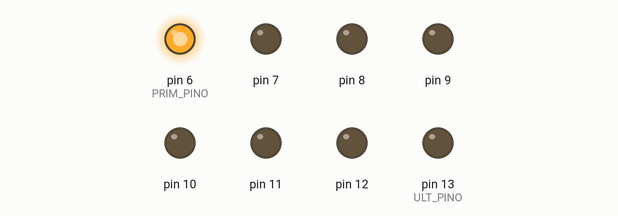
Bench run of a sketch on a simulated Arduino Uno, built with avr-gcc and run on an emulated ATmega328P. On the bench: output pins drawn as LEDs (lit = HIGH).

Above: at 0.1 s.
At 0.5 s:
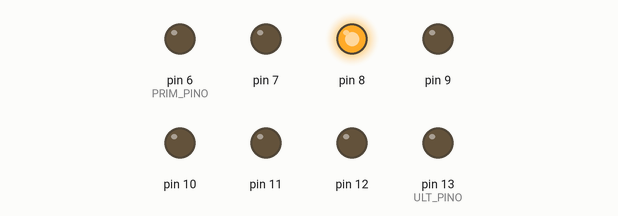
At 0.9 s:
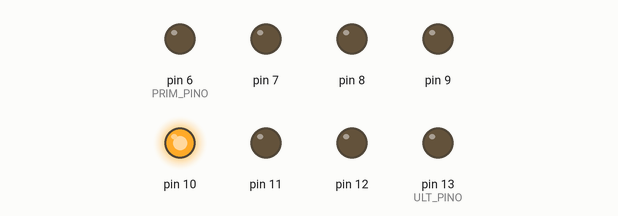
At 1.7 s:
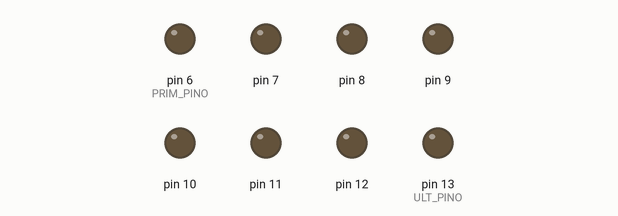
At 2.9 s:
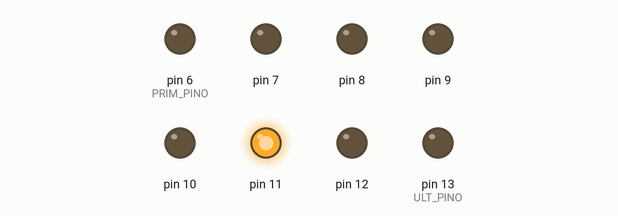
At 3.9 s:
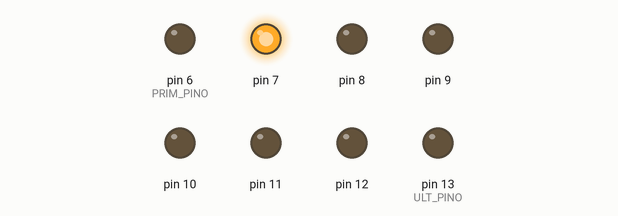
Timing chart, 0 to 4.2 s (numbered marks = the images above):
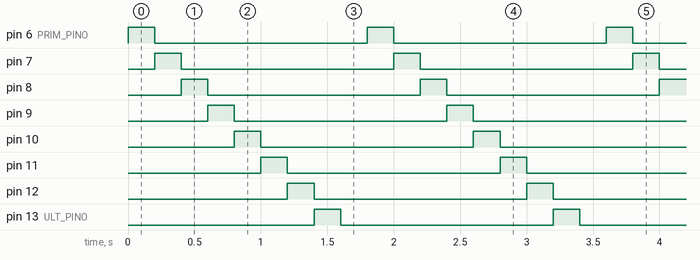

Measured:
- by itself, pin 6 (PRIM_PINO), pin 7–12, pin 13 (ULT_PINO): alternates HIGH for 0.20 s and LOW for 1.6 s
- by itself, everything shown: repeats every 1.8 s, in 9 steps

The sketch:

Blink7Segmentos.ino
```cpp
/*
  Blink
  Pisca todos os segmentos de um visor de 7 segmentos em sequencia, depois o ponto.
 */

const int PRIM_PINO = 6;
const int ULT_PINO = 13;
const int DELAY = 200;
int pino_ativo = PRIM_PINO;

void setup() {
  for (int pino=PRIM_PINO; pino<=ULT_PINO; pino++) {
    pinMode(pino, OUTPUT);
  }
}

void loop() {
  digitalWrite(pino_ativo, HIGH);
  delay(DELAY);
  digitalWrite(pino_ativo, LOW);
  pino_ativo++;
  if (pino_ativo > ULT_PINO) {
    pino_ativo = PRIM_PINO;
    delay(DELAY);
  }
}
```
